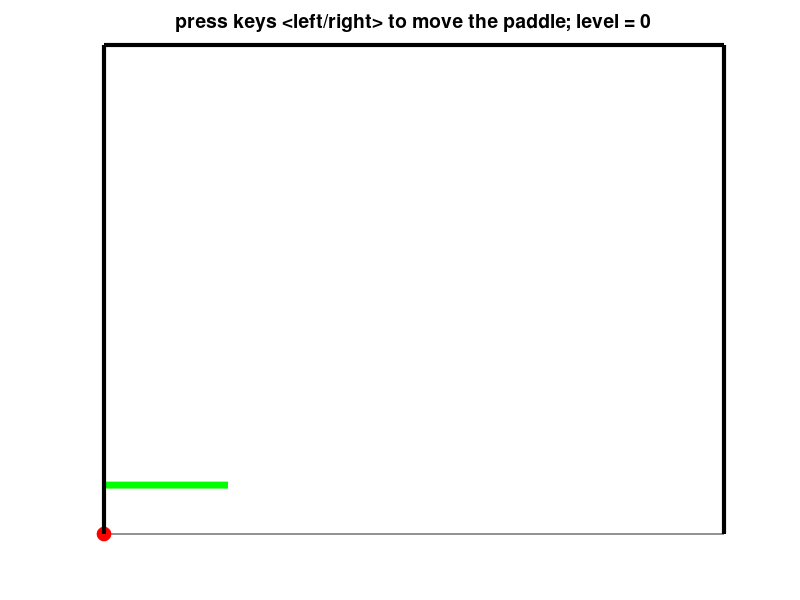

Write MATLAB code to recreate this figure.
function pong_basic_incomplete
%Modified the pong code by David Buckingham
%https://www.mathworks.com/matlabcentral/fileexchange/31177-dave-s-matlab-pong

%%%%%% main part of the code %%%
global game_over

close all
initData  %first function, initialize the data variables
initFigure %second function, initialize the figure
while ~game_over %runs till game_over = 1
    moveBall; %third function, compute ball movement including collision detection
    movePaddle; %fourth function, compute paddle position based on user input. 
    refreshPlot; %fifth function, refresh plot based on moveBall and movePaddle
end

%%%%%%%%%%%%%%%%%%%%%%%%%%%%%%%%%%%%%%%%%%%%%%%%%%%%
function initData %first function, initialize the data variables
%%%%%%%%%%%%%%%%%%%%%%%%%%%%%%%%%%%%%%%%%%%%%%%%%%%%
global WALL_X_MIN WALL_X_MAX WALL_Y_MIN WALL_Y_MAX
global PADDLE_WIDTH BALL_SIZE 
global BALL_INIT_VX BALL_INIT_VY DT DELAY
global PADDLE_VX PADDLE_SPEED 
global game_over level

level = 0;
game_over = 0;
WALL_X_MIN = 0;
WALL_X_MAX = 100;
WALL_Y_MIN = 0;
WALL_Y_MAX = 100;
PADDLE_WIDTH = 20;
BALL_SIZE = 10;
BALL_INIT_VX = -4;
BALL_INIT_VY = -4;
PADDLE_VX = 0;
PADDLE_SPEED = 5; 
DT = 0.1; 
DELAY = 0.001;

%%%%%%%%%%%%%%%%%%%%%%%%%%%%%%%%%%%%%%%%%%%%%%%%%%%%
function initFigure %second function, initialize the figure
%%%%%%%%%%%%%%%%%%%%%%%%%%%%%%%%%%%%%%%%%%%%%%%%%%%%
global PADDLE_WIDTH BALL_SIZE 
global WALL_X_MIN WALL_X_MAX WALL_Y_MIN WALL_Y_MAX
global BALL_INIT_VX BALL_INIT_VY
global ball_x ball_y ball_vx ball_vy 
global paddle_x_left paddle_x_right paddle_y
global ball_anim paddle_anim
global level


fig = figure; %initialize the figure
set(fig, 'Resize', 'off'); %do not allow figure to resize
set(fig,'KeyPressFcn',@keyDown); %setkey presses for later
ball_x = WALL_X_MAX; %0.5*(WALL_X_MIN+WALL_X_MAX); 
ball_y = WALL_Y_MAX;
ball_vx = BALL_INIT_VX; 
ball_vy = BALL_INIT_VY;
paddle_x_left = 0;
paddle_x_right = PADDLE_WIDTH;
paddle_y = 10;
axis([WALL_X_MIN WALL_X_MAX WALL_Y_MIN WALL_Y_MAX]); %set the size of the board.
axis manual;
hold on;
title(['press keys <left/right> to move the paddle; level = ',num2str(level)],'Fontsize',14);
set(gca, 'color', 'w', 'YTick', [], 'XTick', []); %remove x and y label

%%%%%%% set the ball and paddle %%%%%%
ball_anim = plot(ball_x,ball_y,'o','Markersize',BALL_SIZE,'Markerfacecolor','r','Markeredgecolor','r'); %create ball
paddle_anim = line('Xdata',[paddle_x_left paddle_x_right],'Ydata',[paddle_y paddle_y],'Color','g','Linewidth',5); %paddle

%%%%%%%% set the walls %%%%%%%
line('Xdata',[WALL_X_MIN WALL_X_MIN],'Ydata',[WALL_Y_MIN WALL_Y_MAX],'Color','k','Linewidth',3); %left wall
line('Xdata',[WALL_X_MIN WALL_X_MAX],'Ydata',[WALL_Y_MAX WALL_Y_MAX],'Color','k','Linewidth',3); %top wall
line('Xdata',[WALL_X_MAX WALL_X_MAX],'Ydata',[WALL_Y_MIN WALL_Y_MAX],'Color','k','Linewidth',3); %right wall


%%%%%%%%%%%%%%%%%%%%%%%%%%%%%%%%%%%%%%%%%%%%%%%%%%%%
function moveBall %third function, compute ball movement including collision detection
%%%%%%%%%%%%%%%%%%%%%%%%%%%%%%%%%%%%%%%%%%%%%%%%%%%%
global ball_x ball_y ball_vx ball_vy  DT
global WALL_X_MIN WALL_X_MAX WALL_Y_MIN WALL_Y_MAX
global paddle_x_left paddle_x_right paddle_y
global game_over level

ball_x = ball_x + ball_vx*DT;
ball_y = ball_y + ball_vy*DT;

%%%%%%%% Basic pong edit #1: %%%%%%%%%%%%
% Write code to move the ball here. You code will include logic to get the ball to 
% detect the left, right, and top wall and the paddle and subsequently to change its
% movement based on which wall/paddle the ball hits.
%%%%%%%%%%%%%%%%%%%%%%%%%%%%%%%%%%%%%%%%

if (ball_y < WALL_Y_MIN)
     game_over = 1;
end


%%%%%%%%%%%%%%%%%%%%%%%%%%%%%%%%%%%%%%%%%%%%%%%%%%%%
function movePaddle %fourth function, compute paddle position based on user input. 
%%%%%%%%%%%%%%%%%%%%%%%%%%%%%%%%%%%%%%%%%%%%%%%%%%%%
global PADDLE_VX 
global PADDLE_WIDTH DT
global paddle_x_left paddle_x_right
global WALL_X_MIN WALL_X_MAX

paddle_x_left = paddle_x_left + PADDLE_VX*DT;
paddle_x_right = paddle_x_left + PADDLE_WIDTH; 

%%%%%%%% Basic pong edit #2: %%%%%%%%%%%%
% Write code to move the paddle here. Your code will include logic to get
% the paddle to detect the left and right wall and to avoid it from
% penetrating either walls. 
%%%%%%%%%%%%%%%%%%%%%%%%%%%%%%%%%%%%%%%%%

%%%%%%%%%%%%%%%%%%%%%%%%%%%%%%%%%%%%%%%%%%%%%%%%%%%%
function refreshPlot %fifth function, refresh plot based on moveBall and movePaddle
%%%%%%%%%%%%%%%%%%%%%%%%%%%%%%%%%%%%%%%%%%%%%%%%%%%%
global ball_x ball_y
global ball_anim paddle_anim
global paddle_x_left paddle_x_right paddle_y
global DELAY

set(ball_anim, 'XData', ball_x, 'YData', ball_y);
set(paddle_anim, 'Xdata',[paddle_x_left paddle_x_right], 'YData', [paddle_y paddle_y]);
drawnow;
pause(DELAY);   


%%%%%%%%%%%%%%%%%%%%%%%%%%%%%%%%%%%%%%%%%%%%%%%%%%%%
function keyDown(src,event) %called from initFigure to take key press to move the paddle
%%%%%%%%%%%%%%%%%%%%%%%%%%%%%%%%%%%%%%%%%%%%%%%%%%%%
global PADDLE_VX PADDLE_SPEED

switch event.Key
  case 'rightarrow'
    PADDLE_VX = PADDLE_SPEED;
  case 'leftarrow'
    PADDLE_VX = -PADDLE_SPEED;
  otherwise
    PADDLE_VX = 0;
end

